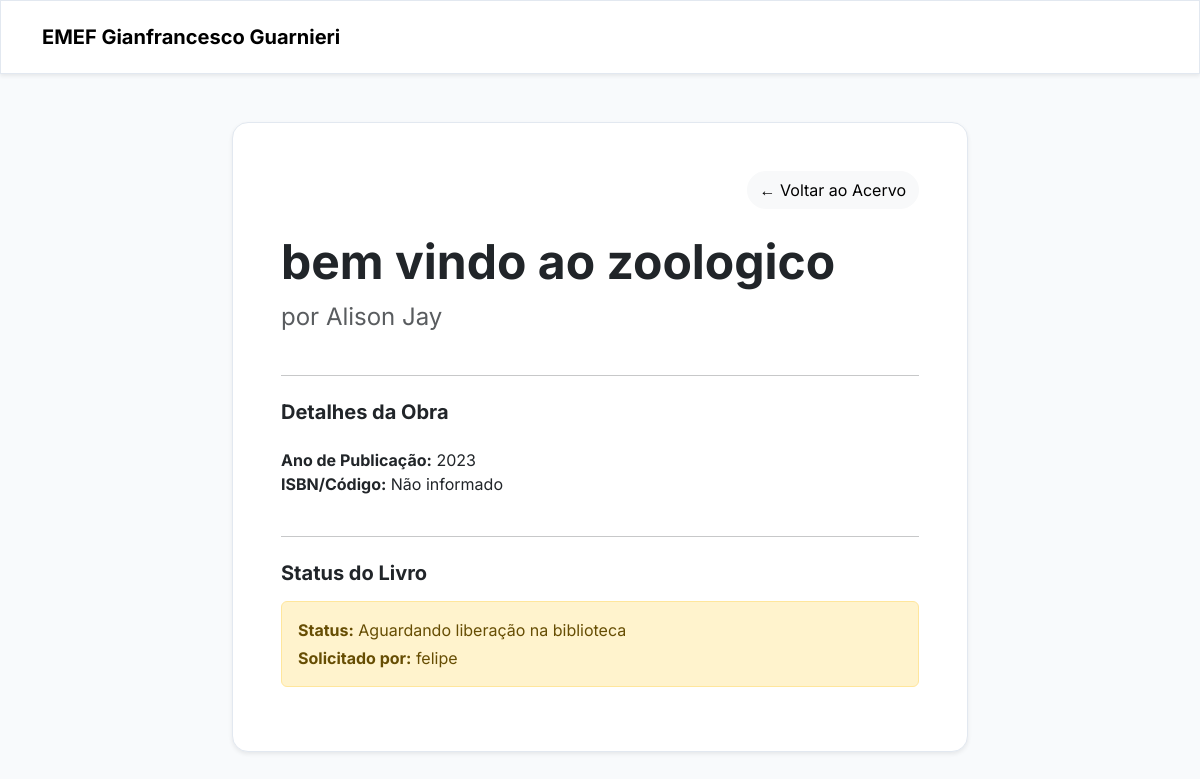
The app's page /livro/4/ with its own data.
### acervo/models.py (models this page shows, shortened)
class Livro(models.Model):
    titulo = models.CharField(max_length=200)
    autor = models.CharField(max_length=100)
    genero = models.CharField(max_length=50)
    ano_publicacao = models.IntegerField()
    codigo_isbn = models.CharField(max_length=20, blank=True, null=True, unique=True, help_text="Código de barras ou ISBN do livro")

class Emprestimo(models.Model):
    usuario = models.ForeignKey(User, on_delete=models.CASCADE)
    livro = models.ForeignKey(Livro, on_delete=models.CASCADE)
    data_emprestimo = models.DateTimeField(default=timezone.now)
    def devolucao_padrao():
        return timezone.now() + timedelta(days=7)
    data_devolucao = models.DateTimeField(default=devolucao_padrao)
    aprovado = models.BooleanField(default=False)
    devolvido = models.BooleanField(default=False)

### acervo/views.py (the view)
# urls.py: path('livro/<int:livro_id>/', views.detalhe_livro, name='detalhe_livro'),
def detalhe_livro(request, livro_id):
    livro = get_object_or_404(Livro, pk=livro_id)
    emprestimo_ativo = Emprestimo.objects.filter(livro=livro, devolvido=False).first()
    contexto = {
        'livro': livro,
        'emprestimo_ativo': emprestimo_ativo
    }
    return render(request, 'acervo/detalhe_livro.html', contexto)

### acervo/templates/acervo/detalhe_livro.html (shortened to what this page needs)
{% load static %}
<!DOCTYPE html>
<html lang="pt-br">
<head>
  <link href="https://cdn.jsdelivr.net/npm/bootstrap@5.3.0/dist/css/bootstrap.min.css" rel="stylesheet">
  <link rel="stylesheet" href="{% static 'css/style.css' %}?v=5">
</head>
<body class="transition-tema">
  <nav class="navbar navbar-expand-lg py-3 shadow-sm bg-white">
    <div class="container">
      <a class="navbar-brand fw-bolder logo-text" href="{% url 'index' %}">EMEF Gianfrancesco Guarnieri</a>
    </div>
  </nav>
  <main class="container my-5">
    <div class="row justify-content-center">
      <div class="col-md-8">
        <div class="card card-premium border-0 shadow-sm p-5">
          <div class="d-flex justify-content-between align-items-center mb-4">
            <span class="badge bg-soft-orange text-orange px-3 py-2 rounded-pill fs-6">{{ livro.genero }}</span>
            <a href="{% url 'index' %}" class="btn btn-light rounded-pill">← Voltar ao Acervo</a>
          </div>
          <h1 class="display-5 fw-bold mb-2">{{ livro.titulo }}</h1>
          <p class="fs-4 text-muted">por {{ livro.autor }}</p>
          <hr class="my-4">
          <h5 class="fw-bold">Detalhes da Obra</h5>
          <ul class="list-unstyled mt-3">
              <li><strong>Ano de Publicação:</strong> {{ livro.ano_publicacao }}</li>
              <li><strong>ISBN/Código:</strong> {{ livro.codigo_isbn|default:"Não informado" }}</li>
          </ul>
          <hr class="my-4">
          <div>
            <h5 class="fw-bold mb-3">Status do Livro</h5>
            {% if emprestimo_ativo %}
                {% if not emprestimo_ativo.aprovado %}
                    <div class="alert alert-warning">
                        <p class="mb-1"><strong>Status:</strong> Aguardando liberação na biblioteca</p>
                        <p class="mb-0"><strong>Solicitado por:</strong> {{ emprestimo_ativo.usuario.username }}</p>
                    </div>
                {% endif %}
            {% endif %}
          </div>
        </div>
      </div>
    </div>
  </main>
</body>
</html>

### acervo/static/css/style.css (style rules this page uses)
:root { --bg-body: #f8fafc; --bg-surface: #ffffff; --text-main: #0f172a; --text-muted: #64748b; --brand-primary: #f97316; --border-color: #e2e8f0; }
body { font-family: 'Inter', sans-serif; background-color: var(--bg-body) !important; color: var(--text-main); transition: background-color 0.3s ease, color 0.3s ease; }
.navbar, .card, .search-bar-modern, .hero-section { background-color: var(--bg-surface) !important; border: 1px solid var(--border-color) !important; }
.card-premium, .card-book { border-radius: 16px; transition: 0.2s ease; }

### records on screen
Livro: titulo "bem vindo ao zoologico", autor "Alison Jay", ano_publicacao "2023", codigo_isbn "Não informado"
Emprestimo: usuario.username "felipe"
